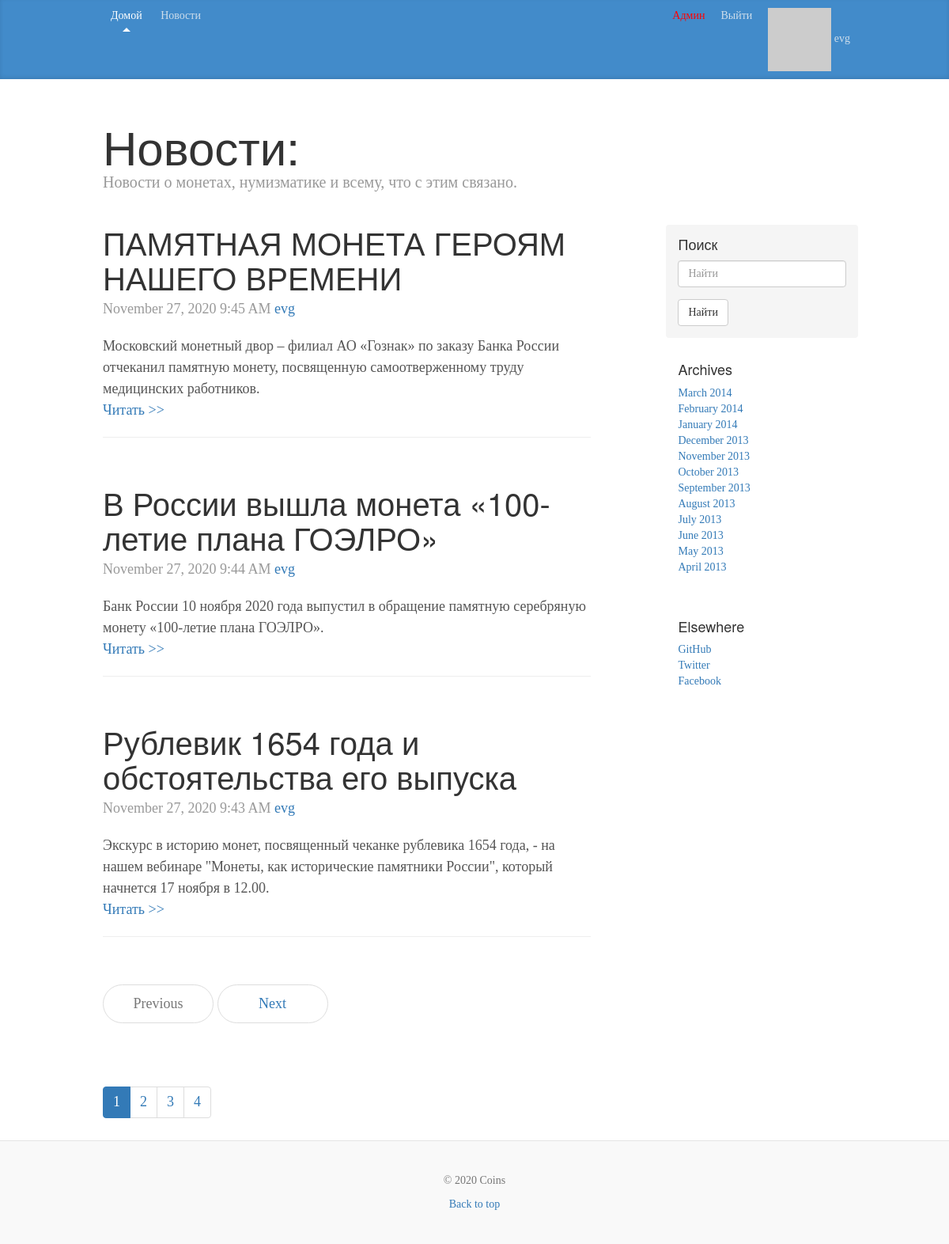
/news/ (signed in), run on the app's committed database.
### app/models.py (models this page shows, shortened)
class User(db.Model, UserMixin):
    __tablename__ = 'user'
    id = db.Column(db.Integer, primary_key=True)
    email = db.Column(db.String(255), unique=True)
    username = db.Column(db.String(255), unique=True, index=True)
    password_hash = db.Column(db.String(255))
    active = db.Column(db.Boolean())
    confirmed_at = db.Column(db.DateTime())
    name = db.Column(db.String(64))
    location = db.Column(db.String(64))
    member_since = db.Column(db.DateTime(), default=datetime.utcnow)
    about_me = db.Column(db.String(140))
    last_seen = db.Column(db.DateTime, default=datetime.utcnow)
    avatar_hash = db.Column(db.String(32))
    roles = db.relationship('Role', secondary='roles_users', backref=db.backref('users', lazy='dynamic'))
    posts = db.relationship('Post', backref='author', lazy='dynamic')
    @property
    def password(self):
        raise AttributeError('password is not a readable attribute')
    def gravatar(self, size=100, default='identicon', rating='g'):
        url = 'https://secure.gravatar.com/avatar'
        hash = self.avatar_hash or self.gravatar_hash()
        return '{url}/{hash}?s={size}&d={default}&r={rating}'.\
                        format(url=url, hash=hash, size=size, default=default, rating=rating)
    def is_administrator(self):
        for r in self.roles:
            if str(r) == 'admin':
                return True
        return False

class Post(db.Model):
    __tablename__ = 'post'
    id = db.Column(db.Integer, primary_key=True)
    title = db.Column(db.String(150))
    slug = db.Column(db.String(140), unique=True)
    pre_body = db.Column(db.Text)
    body = db.Column(db.Text)
    created = db.Column(db.DateTime, index=True, default=datetime.utcnow)
    author_id = db.Column(db.Integer, db.ForeignKey('user.id'))
    tags = db.relationship('Tag', secondary='tags_posts', backref=db.backref('posts', lazy='dynamic'))

### app/posts/controllers.py (the view)
@module.route('/news/')
def news():
    q = request.args.get('q')
    page = request.args.get('page')
    if page and page.isdigit():
        page = int(page)
    else:
        page = 1
    if q:
        posts = Post.query.filter(Post.title.contains(q) | Post.body.contains(q))
    else:
        posts = Post.query.order_by(Post.created.desc())
    pages = posts.paginate(page=page, per_page=3)
    return render_template('posts/news.html', posts=posts, pages=pages)

### app/models.py (called while the page is built)
@login_manager.user_loader
def load_user(user_id):
    return User.query.get(int(user_id))

    def __repr__(self):
        return self.name

### app/templates/posts/news.html (shortened to what this page needs)
{% extends "layout.html" %}
{% block title_post%}Новости:{% endblock %}
{% block pre_title_post%}Новости о монетах, нумизматике и всему, что с этим связано.{% endblock %}
{% block content %}
{% for post in pages.items %}
<div class="blog-post">
  <h2 class="blog-post-title">{{ post.title }}</h2>
  <p class="blog-post-meta">{{ moment(post.created).format('LLL') }}
    <a href="{{ url_for('users.user', username=post.author.username) }}">{{ post.author.username }}</a></p>
  {{ post.pre_body|safe }}
  <p class="blog-post-meta"><a href="{{ url_for('posts.news_detal', slug=post.slug) }}">Читать >></a></p>
  <hr>
</div>
{% endfor %}
<nav>
  <ul class="pager">
    <li {% if not pages.has_prev %} class="disabled" {% endif %}>
      <a href="?page={{ pages.prev_num }}">Previous</a></li>
    <li {% if not pages.has_next %} class="disabled" {% endif %}>
    <a href="?page={{ pages.next_num }}">Next</a></li>
  </ul>
  <ul class="pagination">
    {% for page in pages.iter_pages() %}
    <li {% if page == pages.page %} class="active" {% endif %}><a href="?page={{ page }}">{{ page }}</a>
    {% endfor %}
  </ul>
</nav>
{% endblock %}

### app/templates/layout.html (shortened to what this page needs)
{% extends "bootstrap/base.html" %}
{% import "bootstrap/fixes.html" as fixes %}
{% block head %}
  {{super()}}
{% endblock %}
{% block styles %}
  {{super()}}
  <link href="/static/css/blog.css" rel="stylesheet">
{% endblock %}
{% block body %}
  {% block navbar %}
  <div class="blog-masthead">
    <div class="container">
    <nav class="blog-nav">
            <a class="blog-nav-item active" href="{{ url_for('users.index') }}">Домой</a>
            <a class="blog-nav-item" href="{{ url_for('posts.news') }}">Новости</a>
            {% if current_user.is_authenticated %}
            <a class="blog-nav-item navbar-right" href="{{ url_for('users.user', username=current_user.username) }}">
                  <img src="{{ current_user.gravatar(size=18) }}">
                  {{ current_user.username }}
                </a>
            <a class="blog-nav-item navbar-right" href="{{ url_for('users.logout') }}">Выйти</a>
            {% else %}
            <a class="blog-nav-item navbar-right" href="{{ url_for('users.reg') }}">Регистрация</a>
            <a class="blog-nav-item navbar-right" href="{{ url_for('users.log') }}"><span class="glyphicon glyphicon-log-in"></span>  Войти</a>
            {% endif %}
          {% if current_user.is_authenticated %}
                {% if current_user.is_administrator() %}
              <a class="blog-nav-item navbar-right" style="color: rgb(255, 0, 0)" href="{{ url_for('admin.index') }}">Админ</a>
                {% endif %}
          {% endif %}
    </nav>
  </div>
  </div>
  {% endblock %}
  <div class="container">
    {% import "bootstrap/utils.html" as utils %} {{ utils.flashed_messages(dismissible=True, container=False) }}
    <div class="blog-header">
      <h1 class="blog-title">{% block title_post%}{% endblock %}</h1>
      <p class="lead blog-description">{% block pre_title_post%}{% endblock %}</p>
    </div>
    <div class="row">
      <div class="col-sm-8 blog-main">
      {% block content %}{% endblock %}
      </div>
      <div class="col-sm-3 col-sm-offset-1 blog-sidebar">
        <div class="sidebar-module sidebar-module-inset">
          <h4>Поиск</h4>
          <form method='GET' action="{{ url_for('posts.news') }}">
            <div class="form-group">
              <input type="text" class="form-control" placeholder="Найти" name="q" value="{{ request.args.get('q', '') }}">
            </div>
            <button type="submit" class="btn btn-default">Найти</button>
          </form>
        </div>
        <div class="sidebar-module">
          <h4>Archives</h4>
          <ol class="list-unstyled">
            <li><a href="#">March 2014</a></li>
            <li><a href="#">February 2014</a></li>
            <li><a href="#">January 2014</a></li>
            <li><a href="#">December 2013</a></li>
            <li><a href="#">November 2013</a></li>
            <li><a href="#">October 2013</a></li>
            <li><a href="#">September 2013</a></li>
            <li><a href="#">August 2013</a></li>
            <li><a href="#">July 2013</a></li>
            <li><a href="#">June 2013</a></li>
            <li><a href="#">May 2013</a></li>
            <li><a href="#">April 2013</a></li>
          </ol>
        </div>
        <div class="sidebar-module">
          <h4>Elsewhere</h4>
          <ol class="list-unstyled">
            <li><a href="#">GitHub</a></li>
            <li><a href="#">Twitter</a></li>
            <li><a href="#">Facebook</a></li>
          </ol>
        </div>
      </div>
    </div>
  </div>
  <footer class="blog-footer">
      <p class="text-muted">&copy; <script type="text/javascript">var mdate = new Date(); document.write(mdate.getFullYear());</script> {{ config.get('APP_NAME')  }} </p>
      <p>
        <a href="#">Back to top</a>
      </p>
  </footer>
{% endblock %}

### app/static/css/blog.css (style rules this page uses)
body { font-family: Georgia, "Times New Roman", Times, serif; color: #555; }
h1, .h1, h2, .h2, h3, .h3, h4, .h4, h5, .h5, h6, .h6 { margin-top: 0; font-family: "Helvetica Neue", Helvetica, Arial, sans-serif; font-weight: normal; color: #333; }
@media (min-width: 1200px) { .container { width: 970px; } }
.blog-masthead { background-color: #428bca; -webkit-box-shadow: inset 0 -2px 5px rgba(0,0,0,.1); box-shadow: inset 0 -2px 5px rgba(0,0,0,.1); }
.blog-nav-item { position: relative; display: inline-block; padding: 10px; font-weight: 500; color: #cdddeb; }
.blog-nav .active { color: #fff; }
.blog-nav .active:after { position: absolute; bottom: 0; left: 50%; width: 0; height: 0; margin-left: -5px; vertical-align: middle; content: " "; border-right: 5px solid transparent; border-bottom: 5px solid; border-left: 5px solid transparent; }
.blog-header { padding-top: 20px; padding-bottom: 20px; }
.blog-title { margin-top: 30px; margin-bottom: 0; font-size: 60px; font-weight: normal; }
.blog-description { font-size: 20px; color: #999; }
.blog-main { font-size: 18px; line-height: 1.5; }
.sidebar-module { padding: 15px; margin: 0 -15px 15px; }
.sidebar-module-inset { padding: 15px; background-color: #f5f5f5; border-radius: 4px; }
.pager { margin-bottom: 60px; text-align: left; }
.pager > li > a { width: 140px; padding: 10px 20px; text-align: center; border-radius: 30px; }
.blog-post { margin-bottom: 60px; }
.blog-post-title { margin-bottom: 5px; font-size: 40px; }
.blog-post-meta { margin-bottom: 20px; color: #999; }
.blog-footer { padding: 40px 0; color: #999; text-align: center; background-color: #f9f9f9; border-top: 1px solid #e5e5e5; }
.blog-footer p:last-child { margin-bottom: 0; }

### data on the page
User: username "evg"
Post: title "ПАМЯТНАЯ МОНЕТА ГЕРОЯМ НАШЕГО ВРЕМЕНИ", created "November 27, 2020 9:45 AM", author.username "evg", pre_body "Московский монетный двор – филиал АО «Гознак» по заказу Банка России отчеканил памятную монету, посвященную самоотверженному труду медицинских работников."
Post: title "В России вышла монета «100-летие плана ГОЭЛРО»", created "November 27, 2020 9:44 AM", author.username "evg", pre_body "Банк России 10 ноября 2020 года выпустил в обращение памятную серебряную монету «100-летие плана ГОЭЛРО»."
Post: title "Рублевик 1654 года и обстоятельства его выпуска", created "November 27, 2020 9:43 AM", author.username "evg", pre_body "Экскурс в историю монет, посвященный чеканке рублевика 1654 года, - на нашем вебинаре \"Монеты, как исторические памятники России\", который начнется 17 ноября в 12.00."

### other printed values
{{ page }} "1" "2" "3" "4"
{{ config.get('APP_NAME') }} "Coins"
